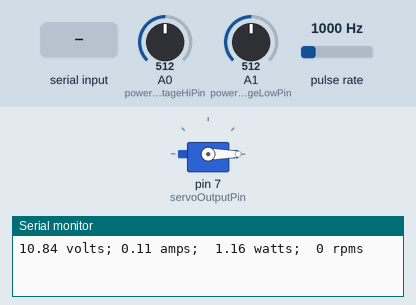
The sketch below on a simulated Arduino Uno, built with avr-gcc and run on an emulated ATmega328P. On the bench: servo, the last lines printed to the serial monitor. Wiring (inferred from the names in the program): pulse sensor: data pin 2. The test bench sets the inputs (shaded band); at power-on: A0 (powerVoltageHiPin) = 512, A1 (powerVoltageLowPin) = 512, pulse rate 1000 Hz.

Above: at 3.2 s.
3.3 s: "i\n" received over Serial
At 4.4 s:
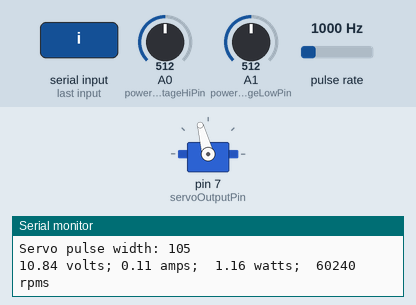
8.7 s: "stop\n" received over Serial
At 9.3 s:
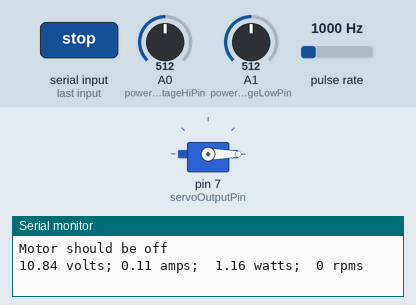
Timing chart, 0 to 11.5 s (numbered marks = the images above; inputs shaded):
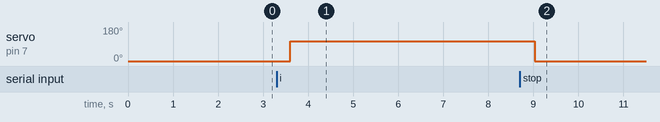

The sketch:

chronic_mk2_v1.ino
```cpp
//////////////////////////////////////////////////////////////////////////////////////////////////////////////////////////////////////
// mk1v1 -runs motor at full speed (supply voltage bypasses arduino)
//       -calculates and transmits rpm and supply voltages on either side of a current sense resistor
// mk1v2 adds auto restart and serial event handling with start/stop commands (7406 bytes)
//       works for bluetooth with no change
// mk1v4 corrects current and voltage and power measures
// mk1v5 adds interactive servo control and tries to make RPM work at less than 100% duty cycle
// mk1v7 adds averaging and switched power resistor to have just phoenix on current sense and calibrates voltage measurement
//
// mk2 will increase update rate, fix restart (by limiting it), add SD card support, add speed control, add the display, and
// add local RPM controls
//
// mk2v1 basic function of mk1
//
// todo: remove unnecessary test of period == 3; maybe use a specific RPM output to indicate no valid RPM measure on display
//       use h/w indication of unit number (with AI high or low) to set resistor caliration values
//       make output verbose again
//       make stop after 5 restart attempts and require button press to try another five
//       fix settleIn coming after information already incorporated into average
//       motor jitters when seized and this reads as valid RPMs
//       motor haltingly starts when powered by USB alone (shouldn't try to run at all -- just set limit on voltage
//////////////////////////////////////////////////////////////////////////////////////////////////////////////////////////////////////

  #include <Servo.h>      // RC-style servo for Phoenix motor controller

  Servo myservo;          // RC-style servo for Phoenix motor controller

  volatile unsigned long start = 0, period = 3;    // measure period in usec for RPM determination; 3 signifies no valid information (may switch to 0 if possible)
  volatile int settleIn = 0;                       // settleIn counts a period during which RPM determination is wrong and output is suppressed

  int powerVoltageHiPin = A0;     // analog input for battery side of the current sense resistor
  int powerVoltageLowPin = A1;    // analog input for Phoenix side of the current sense resistor
  int RPMControlPin = A5;         // analog input for RMP up/down control switch
  int RPMMeasurePin = 2;          // digital in for RPM determination (not used in code, but here for completeness)
  int servoOutputPin = 7;         // digital out for servo signal to Phoenix

  int powerVoltageHi;                 // A/D output for battery side of current sense resistor (roughly 5mV increments, but measuring voltage divider output)
  int powerVoltageLow;                // A/D output for Phoenix side of current sense resistor (roughly 5mV increments, but measuring voltage divider output)
  float hiVoltageCalibration = 46.77;  // battery side ticks/V
  float lowVoltageCalibration = 47.23; // Phoenix side ticks/V
  int servoPulseWidth = 100;            // initial servo pulse width in 10s of usec; motor starts running at about 70 and maxes out at 120 or so
  float vhi, vlow, current, power;    // voltages in volts, current in amps, power in watts
  float vlowAverage = 0, currentAverage = 0, powerAverage = 0, electricalN = 0;  // electricalN is the valid number of measurements to average
  long motorSpeed, motorSpeedAverage = 0, motorSpeedN = 0;                       // RPM data; motorSpeedN is the valid number of measurements to average
  int restartAttempts = 0;
  int cyclesToAverage = 5;

  String inputString = "";                                                                       // a string to hold incoming data
  boolean stringComplete = false, wantedOn = true, understood = false, motorSpinning = false;   // whether the string is complete

//////////////////////////////////////////////////////////////////////////////////////////////////////////////////////////////////////

  void setup () {

    myservo.attach (servoOutputPin);  // attaches the servo on pin 9 to the servo object
    myservo.write (0);                // set initial throttle value to zero
    delay (2000);                     // zero throttle for "some time" required to initialize the Phoenix (1500 ms only worked some of the time)

    attachInterrupt (0, computeFrequency, FALLING);  // this calls computeFrequency on every falling transition on D2

    Serial.begin(9600);
    inputString.reserve(200);

  }

//////////////////////////////////////////////////////////////////////////////////////////////////////////////////////////////////////

  void loop () {

    delay (200);              // just to control loop speed; may need to be removed or reduced -- especially for speed control purposes -- maybe ABACADAE...

    if (stringComplete)       // check for commands from a host PC over the serial connection (bluetooth or wired)
      processInputString ();

    if (!wantedOn)
      myservo.write (0);      // set throttle to zero if desired state is off

    if (wantedOn && (period == 3)) {        // auto restart - if the desired state is on but there is no valid RPM data a restart is attempted
      myservo.write (0);                    // set throttle to zero
      delay (2000);                         // wait two seconds
      myservo.write (servoPulseWidth);      // set throttle to last desired setting
      restartAttempts++;                    // track number of restart attempts
    }

    if ((period == 3) || !wantedOn)
      motorSpeed = 0;                          // if the motor is commanded off or there is no valid RPM data, then show zero as motor RPM
    else {
      if (60000000/period < 200000) {          // values over 200k are erroneous - perhaps from beeps; valid zeroes make it through this
        motorSpeed = 60000000/period;          // 1/period is rotations/usec; 1,000,000x to covert to rotations/sec; 60x to convert to RPM
        motorSpeedAverage += motorSpeed;
        motorSpeedN++;
        motorSpinning = motorSpeed > 5000;     // track whether motor is spinning (5000 allows for valid zeroes corrupted by odd beeps or such
      }
      period = 3;                              // set period = 3 as a flag that new period information is needed
    }

    if (settleIn < 5) {                        // this is to suppress possibly erroneuous values after commanding motor on
      motorSpeed = 0;                          // but it's wrong here since information has already been incorporated into average above
      settleIn++;
    }

    measureElectricals ();

    if (electricalN == cyclesToAverage)
      sendSerialData ();

  }

//////////////////////////////////////////////////////////////////////////////////////////////////////////////////////////////////////

  void processInputString () {

    inputString.trim();
    understood = false;

    if (inputString == "start" ) {
      wantedOn = true;
      Serial.println ("Motor should be on");
      settleIn = 0;
      understood  = true;
    }

    if (inputString == "stop" ) {
      wantedOn = false;
      Serial.println ("Motor should be off");
      understood = true;
    }

    if (inputString == "i") {
      servoPulseWidth += 5;
      if (servoPulseWidth > 180)
        servoPulseWidth = 180;
      myservo.write (servoPulseWidth);
      Serial.print ("Servo pulse width: ");
      Serial.println (servoPulseWidth);
      understood = true;
    }

    if (inputString == "k") {
      servoPulseWidth -= 5;
      if (servoPulseWidth < 70)
        servoPulseWidth = 70;
      myservo.write (servoPulseWidth);
      Serial.print ("Servo pulse width: ");
      Serial.println (servoPulseWidth);
      understood = true;
    }

    if (!understood)
      Serial.println ("Message not understood");

    inputString = "";   // clear the string:
    stringComplete = false;

  }

//////////////////////////////////////////////////////////////////////////////////////////////////////////////////////////////////////

  void measureElectricals () {

    powerVoltageHi = analogRead (powerVoltageHiPin);          // read voltage on battery side of current sense resistor
    powerVoltageLow = analogRead (powerVoltageLowPin);        // read voltage on Phoenix side of current sense resistor

    vlow = powerVoltageLow / lowVoltageCalibration;             // convert reading to actual volts on battery side based on calibration
    vhi = powerVoltageHi / hiVoltageCalibration;                // convert reading to actual volts on Phoenix side based on calibration
    current = vhi - vlow;                        // calculate current into Phoenix
    power = vlow * current;                      // calculate power into Phoenix

    vlowAverage += vlow;                         // update electrical averages
    currentAverage += current;
    powerAverage += power;
    electricalN++;

  }

//////////////////////////////////////////////////////////////////////////////////////////////////////////////////////////////////////

  void sendSerialData () {

    if (motorSpinning) {
        motorSpeedAverage /= motorSpeedN;
        currentAverage /= electricalN;
        vlowAverage /= electricalN;
        powerAverage /= electricalN;
      }
      else {
        motorSpeedAverage = 0;
        currentAverage = 0;
        vlowAverage /= electricalN;
        powerAverage = 0;
      }

      if ((currentAverage < 0) || (powerAverage < 0)) {
        motorSpeedAverage = 0;
        currentAverage = 0;
        powerAverage = 0;
      }

      Serial.print (vlow);
      Serial.print (" volts; ");
      Serial.print (current);
      Serial.print (" amps;  ");
      Serial.print (power);
      Serial.print (" watts;  ");
      Serial.print (motorSpeed);
      Serial.println (" rpms");

      motorSpeedAverage = 0;
      motorSpeedN = 0;
      currentAverage = 0;
      vlowAverage = 0;
      powerAverage = 0;
      electricalN = 0;

  }

//////////////////////////////////////////////////////////////////////////////////////////////////////////////////////////////////////

  void serialEvent() {

    while (Serial.available()) {
      char inChar = (char)Serial.read(); // get the new byte:
      if (inChar == '\n')
        stringComplete = true;    // if the incoming character is a newline, set a flag
      else
        inputString += inChar;     // add it to the inputString:
    }

  }

//////////////////////////////////////////////////////////////////////////////////////////////////////////////////////////////////////

  void computeFrequency () {

    if (micros () - start > 100)
      period = micros () - start;
    start = micros ();

  }
```

Measured:
- after the input at 3.3 s, servo on pin 7 (servoOutputPin): 0° → 105° after 0.31 s
- after the input at 8.7 s, servo on pin 7 (servoOutputPin): 105° → 0° after 0.33 s
